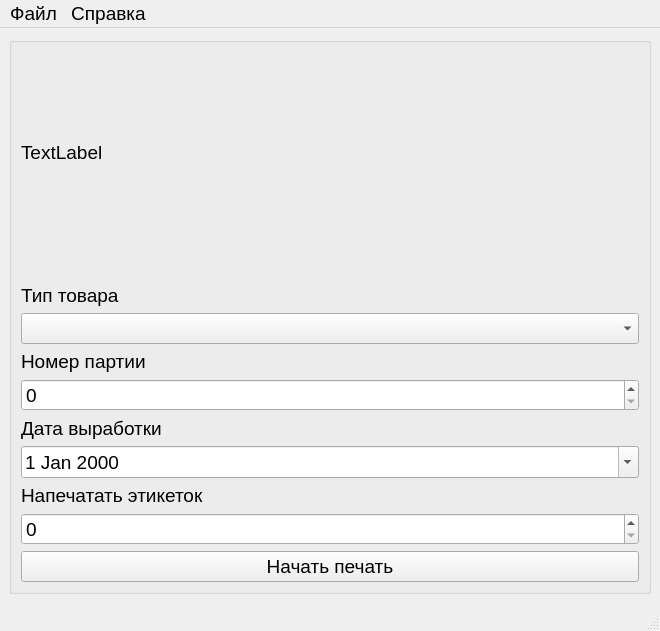
<?xml version="1.0" encoding="UTF-8"?>
<ui version="4.0">
 <class>MainWindow</class>
 <widget class="QMainWindow" name="MainWindow">
  <property name="geometry">
   <rect>
    <x>0</x>
    <y>0</y>
    <width>660</width>
    <height>631</height>
   </rect>
  </property>
  <property name="font">
   <font>
    <pointsize>14</pointsize>
   </font>
  </property>
  <property name="windowTitle">
   <string>Практическая работа с камерой и принтером</string>
  </property>
  <widget class="QWidget" name="centralwidget">
   <layout class="QVBoxLayout" name="verticalLayout_2">
    <item>
     <widget class="QGroupBox" name="groupBox">
      <property name="minimumSize">
       <size>
        <width>0</width>
        <height>400</height>
       </size>
      </property>
      <property name="maximumSize">
       <size>
        <width>16777215</width>
        <height>16777215</height>
       </size>
      </property>
      <property name="font">
       <font>
        <pointsize>14</pointsize>
       </font>
      </property>
      <property name="title">
       <string/>
      </property>
      <layout class="QVBoxLayout" name="verticalLayout">
       <item>
        <widget class="QLabel" name="cameraScreen">
         <property name="minimumSize">
          <size>
           <width>200</width>
           <height>200</height>
          </size>
         </property>
         <property name="maximumSize">
          <size>
           <width>400</width>
           <height>400</height>
          </size>
         </property>
         <property name="text">
          <string>TextLabel</string>
         </property>
        </widget>
       </item>
       <item>
        <spacer name="verticalSpacer_3">
         <property name="orientation">
          <enum>Qt::Vertical</enum>
         </property>
         <property name="sizeHint" stdset="0">
          <size>
           <width>20</width>
           <height>40</height>
          </size>
         </property>
        </spacer>
       </item>
       <item>
        <widget class="QLabel" name="label">
         <property name="text">
          <string>Тип товара</string>
         </property>
        </widget>
       </item>
       <item>
        <widget class="QComboBox" name="typeProduct"/>
       </item>
       <item>
        <widget class="QLabel" name="label_3">
         <property name="text">
          <string>Номер партии</string>
         </property>
        </widget>
       </item>
       <item>
        <widget class="QSpinBox" name="partyNumber"/>
       </item>
       <item>
        <widget class="QLabel" name="label_4">
         <property name="text">
          <string>Дата выработки</string>
         </property>
        </widget>
       </item>
       <item>
        <widget class="QDateEdit" name="date">
         <property name="wrapping">
          <bool>false</bool>
         </property>
         <property name="frame">
          <bool>true</bool>
         </property>
         <property name="buttonSymbols">
          <enum>QAbstractSpinBox::UpDownArrows</enum>
         </property>
         <property name="correctionMode">
          <enum>QAbstractSpinBox::CorrectToPreviousValue</enum>
         </property>
         <property name="calendarPopup">
          <bool>true</bool>
         </property>
        </widget>
       </item>
       <item>
        <widget class="QLabel" name="label_2">
         <property name="text">
          <string>Напечатать этикеток</string>
         </property>
        </widget>
       </item>
       <item>
        <widget class="QSpinBox" name="countStickers">
         <property name="maximum">
          <number>9999</number>
         </property>
        </widget>
       </item>
       <item>
        <widget class="QPushButton" name="Print">
         <property name="text">
          <string>Начать печать</string>
         </property>
        </widget>
       </item>
      </layout>
     </widget>
    </item>
   </layout>
  </widget>
  <widget class="QMenuBar" name="menubar">
   <property name="geometry">
    <rect>
     <x>0</x>
     <y>0</y>
     <width>660</width>
     <height>31</height>
    </rect>
   </property>
   <widget class="QMenu" name="menu">
    <property name="title">
     <string>Файл</string>
    </property>
    <addaction name="Open"/>
    <addaction name="Exit"/>
   </widget>
   <widget class="QMenu" name="menu_2">
    <property name="title">
     <string>Справка</string>
    </property>
    <addaction name="AboutUs"/>
   </widget>
   <addaction name="menu"/>
   <addaction name="menu_2"/>
  </widget>
  <widget class="QStatusBar" name="statusbar"/>
  <action name="Open">
   <property name="text">
    <string>Открыть директорию с DataMatrix</string>
   </property>
   <property name="font">
    <font>
     <pointsize>14</pointsize>
    </font>
   </property>
  </action>
  <action name="Exit">
   <property name="text">
    <string>Выход</string>
   </property>
   <property name="font">
    <font>
     <pointsize>14</pointsize>
    </font>
   </property>
  </action>
  <action name="AboutUs">
   <property name="text">
    <string>О программе</string>
   </property>
   <property name="font">
    <font>
     <pointsize>14</pointsize>
    </font>
   </property>
  </action>
 </widget>
 <resources/>
 <connections/>
</ui>
